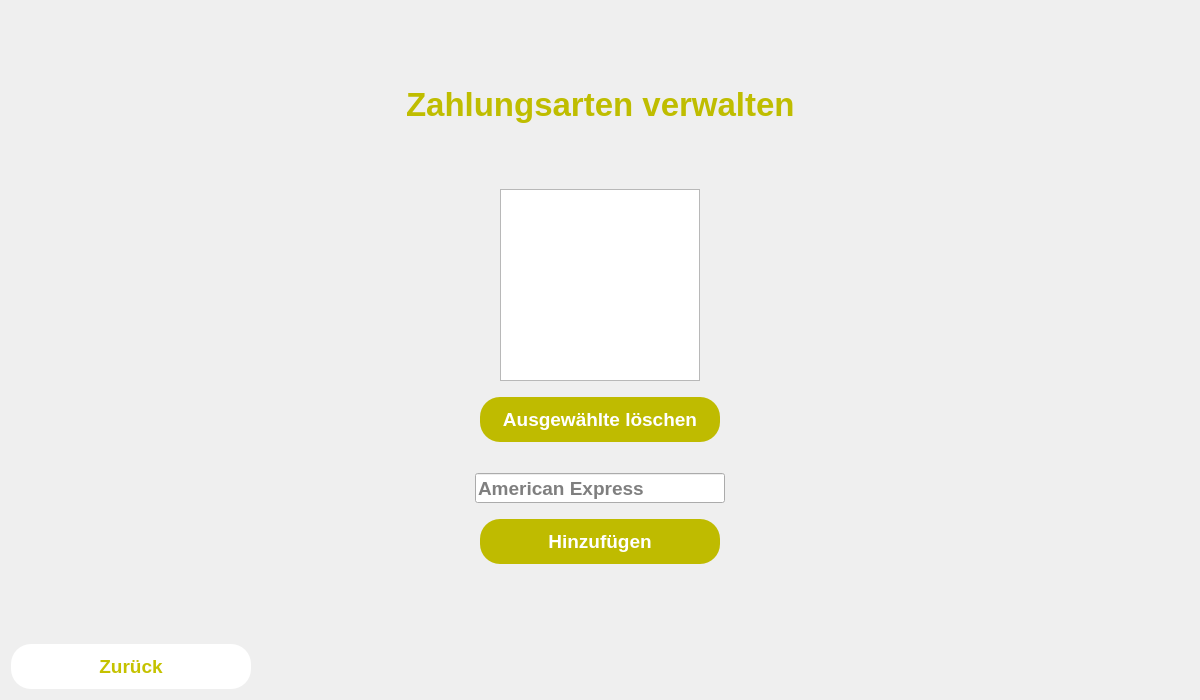
<?xml version="1.0" encoding="UTF-8"?>
<ui version="4.0">
 <class>PayOptionsView</class>
 <widget class="QWidget" name="PayOptionsView">
  <property name="geometry">
   <rect>
    <x>0</x>
    <y>0</y>
    <width>1200</width>
    <height>700</height>
   </rect>
  </property>
  <property name="windowTitle">
   <string>meinHaushalt</string>
  </property>
  <layout class="QVBoxLayout" name="verticalLayout">
   <item>
    <layout class="QVBoxLayout" name="verticalLayout_3">
     <item>
      <spacer name="verticalSpacer">
       <property name="orientation">
        <enum>Qt::Vertical</enum>
       </property>
       <property name="sizeHint" stdset="0">
        <size>
         <width>20</width>
         <height>40</height>
        </size>
       </property>
      </spacer>
     </item>
     <item>
      <layout class="QHBoxLayout" name="horizontalLayout_2">
       <item>
        <spacer name="horizontalSpacer_4">
         <property name="orientation">
          <enum>Qt::Horizontal</enum>
         </property>
         <property name="sizeHint" stdset="0">
          <size>
           <width>40</width>
           <height>20</height>
          </size>
         </property>
        </spacer>
       </item>
       <item>
        <widget class="QLabel" name="label">
         <property name="font">
          <font>
           <pointsize>25</pointsize>
           <weight>75</weight>
           <bold>true</bold>
          </font>
         </property>
         <property name="styleSheet">
          <string notr="true">QLabel {
color: rgb(191, 189, 0)
}</string>
         </property>
         <property name="text">
          <string>Zahlungsarten verwalten</string>
         </property>
        </widget>
       </item>
       <item>
        <spacer name="horizontalSpacer_3">
         <property name="orientation">
          <enum>Qt::Horizontal</enum>
         </property>
         <property name="sizeHint" stdset="0">
          <size>
           <width>40</width>
           <height>20</height>
          </size>
         </property>
        </spacer>
       </item>
      </layout>
     </item>
     <item>
      <layout class="QHBoxLayout" name="horizontalLayout_5">
       <property name="topMargin">
        <number>60</number>
       </property>
       <item>
        <spacer name="horizontalSpacer_8">
         <property name="orientation">
          <enum>Qt::Horizontal</enum>
         </property>
         <property name="sizeHint" stdset="0">
          <size>
           <width>40</width>
           <height>20</height>
          </size>
         </property>
        </spacer>
       </item>
       <item>
        <widget class="QListView" name="payoptionListView">
         <property name="minimumSize">
          <size>
           <width>200</width>
           <height>60</height>
          </size>
         </property>
         <property name="maximumSize">
          <size>
           <width>200</width>
           <height>200</height>
          </size>
         </property>
         <property name="font">
          <font>
           <pointsize>14</pointsize>
          </font>
         </property>
         <property name="alternatingRowColors">
          <bool>true</bool>
         </property>
         <property name="selectionMode">
          <enum>QAbstractItemView::ExtendedSelection</enum>
         </property>
        </widget>
       </item>
       <item>
        <spacer name="horizontalSpacer_9">
         <property name="orientation">
          <enum>Qt::Horizontal</enum>
         </property>
         <property name="sizeHint" stdset="0">
          <size>
           <width>40</width>
           <height>20</height>
          </size>
         </property>
        </spacer>
       </item>
      </layout>
     </item>
     <item>
      <layout class="QHBoxLayout" name="horizontalLayout_3">
       <property name="topMargin">
        <number>10</number>
       </property>
       <item>
        <spacer name="horizontalSpacer_5">
         <property name="orientation">
          <enum>Qt::Horizontal</enum>
         </property>
         <property name="sizeHint" stdset="0">
          <size>
           <width>40</width>
           <height>20</height>
          </size>
         </property>
        </spacer>
       </item>
       <item>
        <widget class="QPushButton" name="DeleteButton">
         <property name="minimumSize">
          <size>
           <width>240</width>
           <height>45</height>
          </size>
         </property>
         <property name="maximumSize">
          <size>
           <width>240</width>
           <height>45</height>
          </size>
         </property>
         <property name="font">
          <font>
           <pointsize>14</pointsize>
           <weight>75</weight>
           <bold>true</bold>
          </font>
         </property>
         <property name="cursor">
          <cursorShape>PointingHandCursor</cursorShape>
         </property>
         <property name="styleSheet">
          <string notr="true">QPushButton {
color: white;
background-color: rgb(191, 187, 0); 
border-radius: 20px;
border-style: outset;
padding: 10px;
}

QPushButton:disabled {

}

QPushButton:hover {
background: qradialgradient(
cx: 0.3, cy: -0.4, fx: 0.3, fy: -0.4,
radius: 1.35, stop: 0 #fff, stop: 1 rgb(193, 189, 0)
);
}

QPushButton:pressed {
border-style: inset;
background: qradialgradient(
cx: 0.4, cy: -0.1, fx: 0.4, fy: -0.1,
radius: 1.35, stop: 0 #fff, stop: 1 #ddd
);
}

QPushButton:focus {
	border: none;
	outline: none;
}</string>
         </property>
         <property name="text">
          <string>Ausgewählte löschen</string>
         </property>
        </widget>
       </item>
       <item>
        <spacer name="horizontalSpacer_6">
         <property name="orientation">
          <enum>Qt::Horizontal</enum>
         </property>
         <property name="sizeHint" stdset="0">
          <size>
           <width>40</width>
           <height>20</height>
          </size>
         </property>
        </spacer>
       </item>
      </layout>
     </item>
     <item>
      <layout class="QHBoxLayout" name="horizontalLayout">
       <property name="topMargin">
        <number>25</number>
       </property>
       <item>
        <spacer name="horizontalSpacer">
         <property name="orientation">
          <enum>Qt::Horizontal</enum>
         </property>
         <property name="sizeHint" stdset="0">
          <size>
           <width>40</width>
           <height>20</height>
          </size>
         </property>
        </spacer>
       </item>
       <item>
        <widget class="QLineEdit" name="payoptionLine">
         <property name="enabled">
          <bool>true</bool>
         </property>
         <property name="minimumSize">
          <size>
           <width>250</width>
           <height>30</height>
          </size>
         </property>
         <property name="maximumSize">
          <size>
           <width>250</width>
           <height>30</height>
          </size>
         </property>
         <property name="font">
          <font>
           <pointsize>14</pointsize>
           <weight>75</weight>
           <bold>true</bold>
          </font>
         </property>
         <property name="maxLength">
          <number>100</number>
         </property>
         <property name="frame">
          <bool>true</bool>
         </property>
         <property name="echoMode">
          <enum>QLineEdit::Normal</enum>
         </property>
         <property name="placeholderText">
          <string>American Express</string>
         </property>
        </widget>
       </item>
       <item>
        <spacer name="horizontalSpacer_2">
         <property name="orientation">
          <enum>Qt::Horizontal</enum>
         </property>
         <property name="sizeHint" stdset="0">
          <size>
           <width>40</width>
           <height>20</height>
          </size>
         </property>
        </spacer>
       </item>
      </layout>
     </item>
     <item>
      <layout class="QHBoxLayout" name="horizontalLayout_6">
       <property name="topMargin">
        <number>10</number>
       </property>
       <item>
        <spacer name="horizontalSpacer_10">
         <property name="orientation">
          <enum>Qt::Horizontal</enum>
         </property>
         <property name="sizeHint" stdset="0">
          <size>
           <width>40</width>
           <height>20</height>
          </size>
         </property>
        </spacer>
       </item>
       <item>
        <widget class="QPushButton" name="AddButton">
         <property name="minimumSize">
          <size>
           <width>240</width>
           <height>45</height>
          </size>
         </property>
         <property name="maximumSize">
          <size>
           <width>240</width>
           <height>45</height>
          </size>
         </property>
         <property name="font">
          <font>
           <pointsize>14</pointsize>
           <weight>75</weight>
           <bold>true</bold>
          </font>
         </property>
         <property name="cursor">
          <cursorShape>PointingHandCursor</cursorShape>
         </property>
         <property name="styleSheet">
          <string notr="true">QPushButton {
color: white;
background-color: rgb(191, 187, 0); 
border-radius: 20px;
border-style: outset;
padding: 10px;
}

QPushButton:disabled {

}

QPushButton:hover {
background: qradialgradient(
cx: 0.3, cy: -0.4, fx: 0.3, fy: -0.4,
radius: 1.35, stop: 0 #fff, stop: 1 rgb(193, 189, 0)
);
}

QPushButton:pressed {
border-style: inset;
background: qradialgradient(
cx: 0.4, cy: -0.1, fx: 0.4, fy: -0.1,
radius: 1.35, stop: 0 #fff, stop: 1 #ddd
);
}

QPushButton:focus {
	border: none;
	outline: none;
}</string>
         </property>
         <property name="text">
          <string>Hinzufügen</string>
         </property>
        </widget>
       </item>
       <item>
        <spacer name="horizontalSpacer_11">
         <property name="orientation">
          <enum>Qt::Horizontal</enum>
         </property>
         <property name="sizeHint" stdset="0">
          <size>
           <width>40</width>
           <height>20</height>
          </size>
         </property>
        </spacer>
       </item>
      </layout>
     </item>
     <item>
      <spacer name="verticalSpacer_2">
       <property name="orientation">
        <enum>Qt::Vertical</enum>
       </property>
       <property name="sizeHint" stdset="0">
        <size>
         <width>20</width>
         <height>40</height>
        </size>
       </property>
      </spacer>
     </item>
     <item>
      <layout class="QHBoxLayout" name="horizontalLayout_4">
       <item>
        <widget class="QPushButton" name="BackButton">
         <property name="minimumSize">
          <size>
           <width>240</width>
           <height>45</height>
          </size>
         </property>
         <property name="maximumSize">
          <size>
           <width>240</width>
           <height>45</height>
          </size>
         </property>
         <property name="font">
          <font>
           <pointsize>14</pointsize>
           <weight>75</weight>
           <bold>true</bold>
          </font>
         </property>
         <property name="cursor">
          <cursorShape>PointingHandCursor</cursorShape>
         </property>
         <property name="styleSheet">
          <string notr="true">QPushButton {
color: rgb(197, 194, 0);
background-color: white; 
border-radius: 20px;
border-style: outset;
padding: 10px;
}

QPushButton:disabled {

}

QPushButton:hover {
background: qradialgradient(
cx: 0.3, cy: -0.4, fx: 0.3, fy: -0.4,
radius: 1.35, stop: 0 #fff, stop: 1 grey
);
}

QPushButton:pressed {
border-style: inset;
background: qradialgradient(
cx: 0.4, cy: -0.1, fx: 0.4, fy: -0.1,
radius: 1.35, stop: 0 #fff, stop: 1 #ddd
);
}

QPushButton:focus {
	border: none;
	outline: none;
}</string>
         </property>
         <property name="text">
          <string>Zurück</string>
         </property>
        </widget>
       </item>
       <item>
        <spacer name="horizontalSpacer_7">
         <property name="orientation">
          <enum>Qt::Horizontal</enum>
         </property>
         <property name="sizeHint" stdset="0">
          <size>
           <width>40</width>
           <height>20</height>
          </size>
         </property>
        </spacer>
       </item>
      </layout>
     </item>
    </layout>
   </item>
  </layout>
 </widget>
 <resources/>
 <connections/>
</ui>
